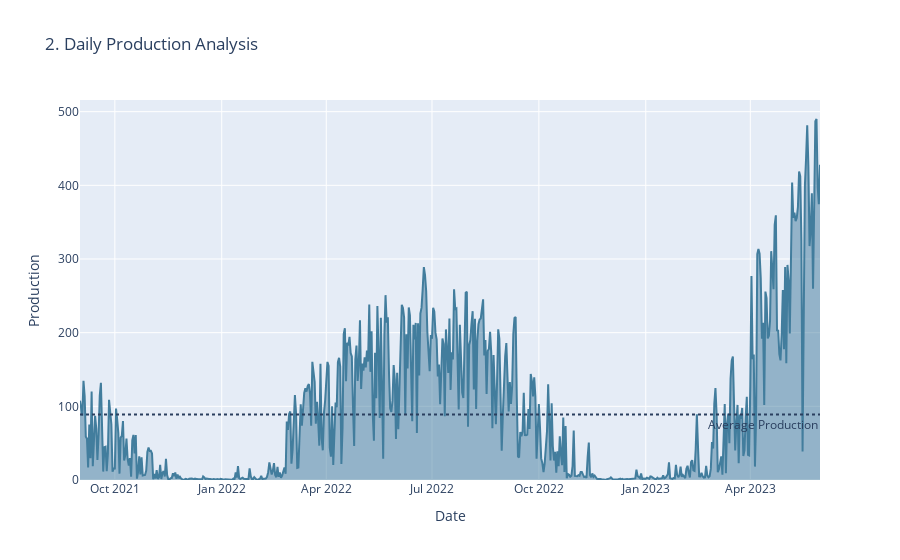

Here is the notebook cell this chart was saved with:
### Code cell
fig = px.area(dailyProd,x=dailyProd.index,y="target",
              title='2. Daily Production Analysis')
fig.add_hline(y=meanProduction, line_dash="dot",
              annotation_text="Average Production",
              annotation_position="bottom right")
fig.update_traces(line_color='#427D9D')
fig.update_layout(xaxis_title="Date",
                  yaxis_title="Production")
fig.show()

### Figure 1 — Plotly figure (JSON) as saved in the notebook; plotly's stock layout.template omitted (floating-point values rounded to 4 significant figures; data arrays with more than 128 entries replaced by an {"elided": "..."} marker saying what was removed)
{"data": [{"fillpattern": {"shape": ""}, "hovertemplate": "datetime=%{x}<br>target=%{y}<extra></extra>", "legendgroup": "", "line": {"color": "#427D9D"}, "marker": {"symbol": "circle"}, "mode": "lines", "name": "", "orientation": "v", "showlegend": false, "stackgroup": "1", "type": "scatter", "x": {"elided": "638 str values"}, "xaxis": "x", "y": {"elided": "638 float values"}, "yaxis": "y"}], "layout": {"annotations": [{"showarrow": false, "text": "Average Production", "x": 1, "xanchor": "right", "xref": "x domain", "y": 89.0, "yanchor": "top", "yref": "y"}], "legend": {"tracegroupgap": 0}, "shapes": [{"line": {"dash": "dot"}, "type": "line", "x0": 0, "x1": 1, "xref": "x domain", "y0": 89.0, "y1": 89.0, "yref": "y"}], "title": {"text": "2. Daily Production Analysis"}, "xaxis": {"anchor": "y", "domain": [0.0, 1.0], "title": {"text": "Date"}}, "yaxis": {"anchor": "x", "domain": [0.0, 1.0], "title": {"text": "Production"}}}}
